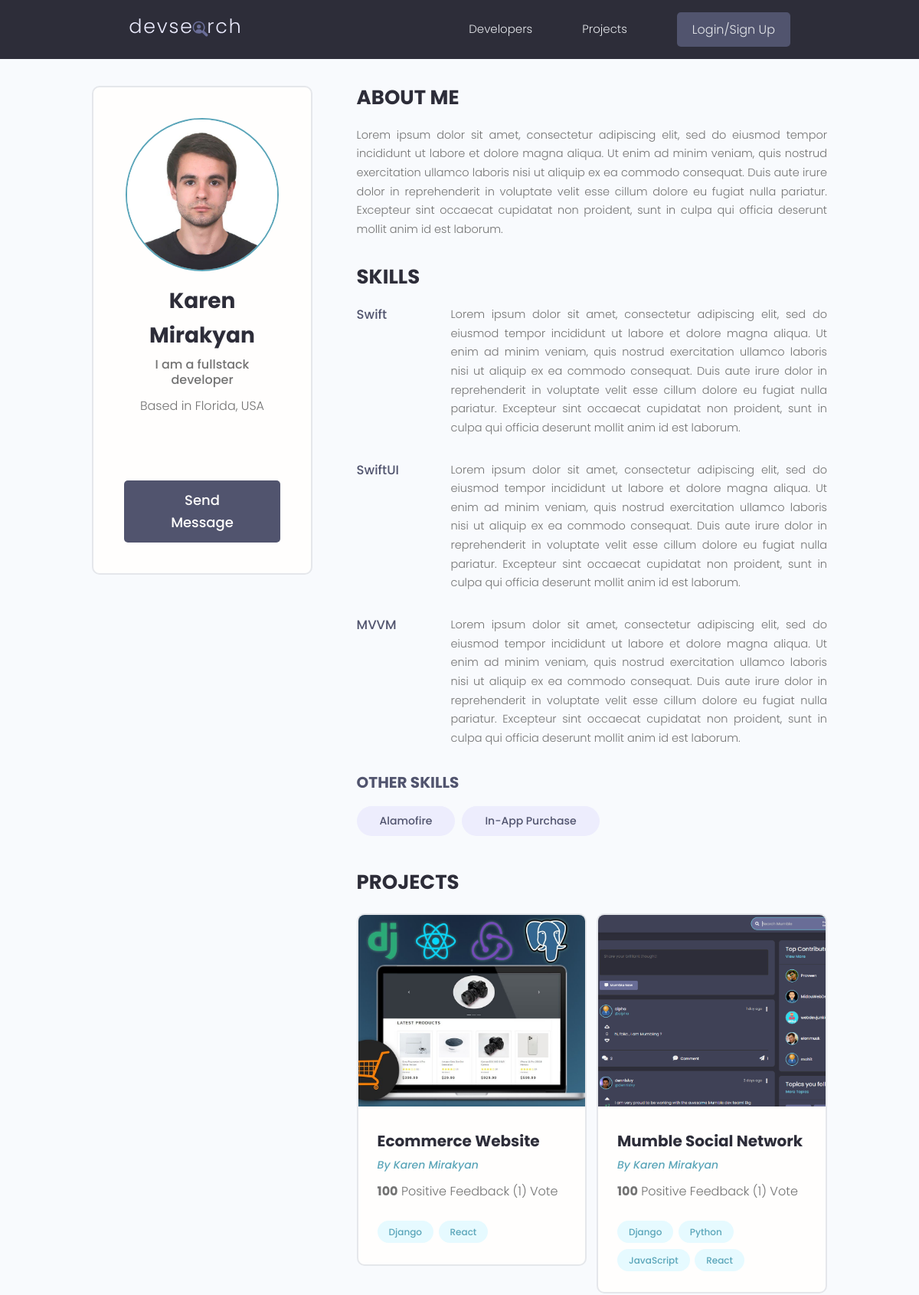
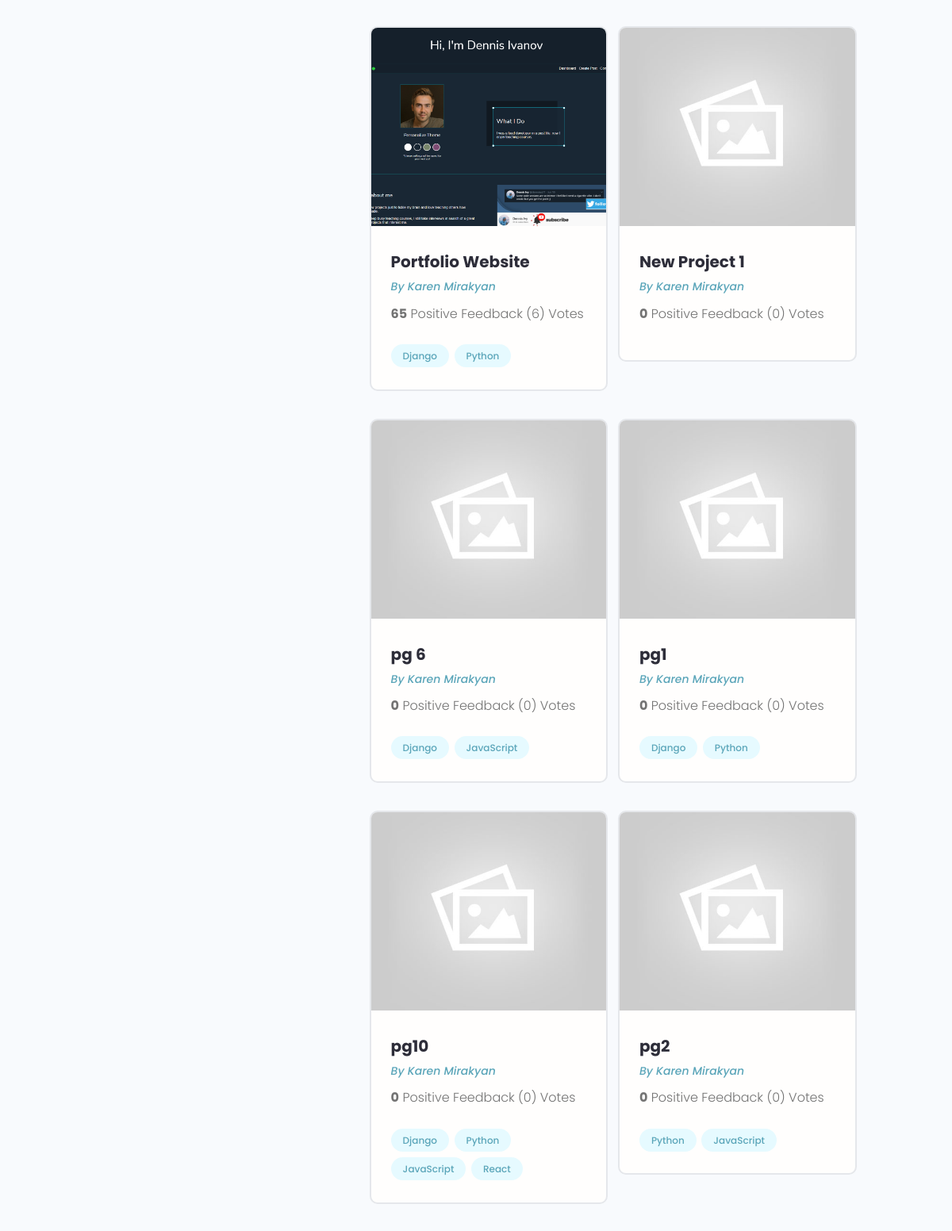
The app's page /profile/3905211a-4f1d-4c95-ab9e-5b3ab9a7428e/ (upper part) with its own data (2 pictures, top to bottom).
### users/models.py (models this page shows, shortened)
class Profile(models.Model):
    user = models.OneToOneField(User, on_delete=models.CASCADE, null=True, blank=True)
    name = models.CharField(max_length=200, blank=True, null=True)
    username = models.CharField(max_length=200, blank=True, null=True)
    location = models.CharField(max_length=200, blank=True, null=True)
    email = models.EmailField(max_length=200, blank=True, null=True)
    short_intro = models.CharField(max_length=200, blank=True, null=True)
    bio = models.TextField(blank=True, null=True)
    profile_image = models.ImageField(null=True, blank=True, upload_to='profiles/', default='profiles/user-default.png')
    social_github = models.CharField(max_length=200, blank=True, null=True)
    social_twitter = models.CharField(max_length=200, blank=True, null=True)
    social_linkedin = models.CharField(max_length=200, blank=True, null=True)
    social_youtube = models.CharField(max_length=200, blank=True, null=True)
    social_website = models.CharField(max_length=200, blank=True, null=True)
    created = models.DateTimeField(auto_now_add=True)
    id = models.UUIDField(default=uuid.uuid4, unique=True, primary_key=True, editable=False)

class Skill(models.Model):
    owner = models.ForeignKey(Profile, on_delete=models.CASCADE, null=True, blank=True)
    name = models.CharField(max_length=200, blank=True, null=True)
    description = models.TextField(blank=True, null=True)
    created = models.DateTimeField(auto_now_add=True)
    id = models.UUIDField(default=uuid.uuid4, unique=True, primary_key=True, editable=False)
    def __str__(self):
        return str(self.name)

### projects/models.py (models this page shows, shortened)
class Project(models.Model):
    id = models.UUIDField(default=uuid.uuid4, unique=True, primary_key=True, editable=False)
    owner = models.ForeignKey(Profile, null=True, blank=True, on_delete=models.SET_NULL)
    title = models.CharField(max_length=200)
    description = models.TextField(null=True, blank=True)
    featured_image = models.ImageField(null=True, blank=True, default='default.jpg')
    demo_link = models.CharField(max_length=2000, null=True, blank=True)
    source_link = models.CharField(max_length=2000, null=True, blank=True)
    tags = models.ManyToManyField('Tag', blank=True)
    vote_total = models.IntegerField(default=0, null=True, blank=True)
    vote_ratio = models.IntegerField(default=0, null=True, blank=True)
    created = models.DateTimeField(auto_now_add=True)
    class Meta:
        ordering = ['-vote_ratio', '-vote_total', 'title']

class Tag(models.Model):
    name = models.CharField(max_length=200)
    created = models.DateTimeField(auto_now_add=True)
    id = models.UUIDField(default=uuid.uuid4, unique=True, primary_key=True, editable=False)
    def __str__(self):
        return self.name

### users/views.py (the view)
# urls.py: path('profile/<str:pk>/', views.user_profile, name='user-profile'),
def user_profile(request, pk):
    profile = Profile.objects.get(id=pk)
    top_skills = profile.skill_set.exclude(description__exact='')
    other_skills = profile.skill_set.filter(description='')
    context = {
        'profile': profile,
        'top_skills': top_skills,
        'other_skills': other_skills
    }
    return render(request, 'users/user-profile.html', context)

### users/templates/users/user-profile.html (shortened to what this page needs)
{% extends 'main.html' %}
{% block content %}
      <main class="profile my-md">
    <div class="container">
      <div class="layout">
        <div class="column column--1of3">
          <div class="card text-center">
            <div class="card__body dev">
              <img class="avatar avatar--xl" src="{{ profile.profile_image.url }}" />
              <h2 class="dev__name">{{ profile.name }}</h2>
              <p class="dev__title">{{ profile.short_intro }}</p>
              <p class="dev__location">Based in {{ profile.location }}</p>
              <ul class="dev__social">
              </ul>
            {% if request.user.profile.id != profile.id %}
              <a href="{% url 'create-message' profile.id %}" class="btn btn--sub btn--lg">Send Message </a>
            {% endif %}
            </div>
          </div>
        </div>
        <div class="column column--2of3">
          <div class="devInfo">
            <h3 class="devInfo__title">About Me</h3>
            <p class="devInfo__about">
              {{ profile.bio }}
            </p>
          </div>
          <div class="devInfo">
            <h3 class="devInfo__title">Skills</h3>
            <div class="devInfo__skills">
                {% for skill in top_skills %}
                    <div class="devSkill">
                        <h4 class="devSkill__title">{{ skill.name }}</h4>
                        <p class="devSkill__info">
                            {{ skill.description }}
                        </p>
                    </div>
                {% endfor %}
              <h3 class="devInfo__subtitle">Other Skills</h3>
              <div class="devInfo__otherSkills">
                  {% for skill in other_skills %}
                      <span class="tag tag--pill tag--sub tag--lg">
                        <small>{{ skill }}</small>
                      </span>
                  {% endfor %}
              </div>
            </div>
          </div>
          <div class="devInfo">
            <h3 class="devInfo__title">Projects</h3>
            <div class="grid grid--two">
                {% for project in profile.project_set.all %}
                  <div class="column">
                    <div class="card project">
                      <a href="{% url 'project' project.id %}" class="project">
                        <img class="project__thumbnail" src="{{ project.featured_image.url}}" alt="project thumbnail" />
                        <div class="card__body">
                          <h3 class="project__title">{{ project.title }}</h3>
                          <p><a class="project__author" href="{% url 'user-profile' profile.id %}">By {{ profile.name }}</a></p>
                          <p class="project--rating">
                            <span style="font-weight: bold;">{{ project.vote_ratio }}</span> Positive
                            Feedback ({{ project.vote_total}}) Vote{{ project.vote_total|pluralize:'s' }}
                          </p>
                          <div class="project__tags">
                              {% for tag in project.tags.all %}
                                  <span class="tag tag--pill tag--main">
                                    <small>{{ tag }}</small>
                                  </span>
                              {% endfor %}
                          </div>
                        </div>
                      </a>
                    </div>
                  </div>
                {% endfor %}
            </div>
          </div>
        </div>
      </div>
    </div>
  </main>
{% endblock %}

### static/styles/app.css (style rules this page uses)
:root { --color-sub: #2d2d39; }
.btn--sub { background-color: var(--color-sub-light); }
.card { border: 2px solid var(--color-light); }
img { width: 100%; }
.profile .card > .dev { padding: 4rem; }
.dev__name { color: var(--color-sub); font-size: 2.8rem; font-weight: 700; margin-top: 1rem; margin-bottom: 0.5rem; }
.dev__title { font-size: 1.6rem; font-weight: 500; line-height: 1.3; }
.dev__location { margin-top: 1rem; }
.dev__social { margin: 3rem 0; list-style: none; display: flex; justify-content: center; gap: 1.5rem; }
.devInfo { margin-bottom: 3rem; }
.devInfo__title, .devInfo__subtitle { font-size: 2.6rem; color: var(--color-sub); text-transform: uppercase; font-weight: 700; margin-bottom: 1.5rem; }
.devInfo__subtitle { font-size: 2rem; color: var(--color-sub-light); }
.devInfo__about, .devSkill__info { font-size: 1.45rem; line-height: 1.7; text-align: justify; }
.devSkill { margin-bottom: 3rem; }
.devSkill__title { font-size: 1.65rem; font-weight: 500; color: var(--color-sub-light); }
@media screen and (min-width: 700px) { .devSkill { display: flex; justify-content: space-between; gap: 3rem; } }
@media screen and (min-width: 700px) { .devSkill__info { flex-basis: 80%; } }
.project__author { font-size: 1.4rem; font-style: italic; }
.project--rating { margin-bottom: 1.6em; margin-top: .5em; }
.project__thumbnail { height: 25rem; object-fit: cover; object-position: top center; }
.project__title { font-size: 2rem; font-weight: 700; color: var(--color-sub); }

### static/uikit/styles/modules/_variables.css (style rules this page uses)
:root { --color-main: #5aa5b9; --color-main-light: #e6faff; --color-sub: #3f4156; --color-sub-light: #51546e; --color-sub-lighter: #ededfd; --color-text: #737373; --color-gray: #8b8b8b; --color-light: #e5e7eb; --color-light-gray: #767676; --color-bg: #f8fafd; --color-white: #fffefd; --color-white-light: #f3f3f3; --color-success: #359e64; --color-success-bg: #def8e8; --color-error: #fc4b0b; --color-error-bg: #fff2ee; --font-base: 'Poppins', arial, helvetica, 'Segoe UI', roboto, ubuntu, sans-serif; --font-monospace: 'Fira Code', 'Courier New', courier, monospace; --font-regular: 300; --font-medium: 500; --font-bold: 700; --generic-shadow: 1px 1px 5px #00000010; --generic-transition: all 0.3s ease-in-out; }

### static/uikit/styles/modules/_base.css (style rules this page uses)
* { margin: 0; padding: 0; box-sizing: border-box; text-rendering: optimizeLegibility; color: inherit; font-size: inherit; }
html { font-size: 50%; }
@media only screen and (min-width: 480px) { html { font-size: 56.25%; } }
@media only screen and (min-width: 1200px) { html { font-size: 62.5%; } }
body { line-height: 1.6; font-weight: 400; font-size: 1.5rem; color: var(--color-text); background-color: var(--color-bg); min-height: 100vh; }

### static/uikit/styles/modules/_typography.css (style rules this page uses)
* { font-family: var(--font-base); }
h2 { font-size: 3.6rem; font-weight: var(--font-bold); }
h3 { font-size: 3.2rem; font-weight: var(--font-medium); }
h4 { font-size: 2.8rem; font-weight: var(--font-medium); }
p, span, strong { font-size: 1.6rem; color: var(--color-text); font-weight: var(--font-regular); }
a { padding-bottom: 2px; text-decoration: none; display: inline-block; color: var(--color-main); font-weight: var(--font-medium); }

### static/uikit/styles/modules/_utilities.css (style rules this page uses)
.container { width: 92%; max-width: 165rem; margin: 0 auto; box-sizing: border-box; }
@media screen and (min-width: 1000px) { .container { width: 90%; } }
@media screen and (min-width: 1200px) { .container { width: 80%; } }
.text-center { text-align: center; }
.my-md { margin: 3rem auto; }

### static/uikit/styles/modules/_avatar.css (style rules this page uses)
.avatar { border-radius: 50%; border: 2px solid var(--color-main); object-fit: cover; }
.avatar--xl { height: 20rem; width: 20rem; }

### static/uikit/styles/modules/_button.css (style rules this page uses)
.btn { display: inline-block; position: relative; cursor: pointer; background-color: var(--color-light); font-weight: var(--font-medium); color: var(--color-sub); text-decoration: none; padding: 1rem 2rem; border-radius: 0.5rem; border: none; width: -webkit-fit-content; width: -moz-fit-content; width: fit-content; height: -webkit-fit-content; height: -moz-fit-content; height: fit-content; font-size: 1.6rem; outline-width: 0; outline-color: transparent; -webkit-backface-visibility: hidden; backface-visibility: hidden; transition: all 0.3s ease-in-out; }
.btn--sub { background-color: var(--color-sub); color: var(--color-white); }
.btn--lg { font-size: 1.8rem; padding: 1.2rem 4.5rem; }

### static/uikit/styles/modules/_card.css (style rules this page uses)
.card { border-radius: 1rem; background-color: var(--color-white); border: 1.5px solid var(--color-light); width: auto; height: auto; margin-top: 0.5rem; margin-bottom: 0.5rem; overflow: hidden; }
.card__body, .card__header { padding: 2rem 2.5rem; }

### records on screen
Profile: profile_image (picture), name "Karen Mirakyan", short_intro "I am a fullstack developer", location "Florida, USA", bio "Lorem ipsum dolor sit amet, consectetur adipiscing elit, sed do eiusmod tempor incididunt ut labore et dolore magna aliqua. Ut enim ad minim veniam, quis nostrud exercitation ullamco laboris nisi ut aliquip ex ea commodo consequat. Duis aute irure dolor in reprehenderit in voluptate velit esse cillum dolore eu fugiat nulla pariatur. Excepteur sint occaecat cupidatat non proident, sunt in culpa qui officia deserunt mollit anim id est laborum."
Skill: name "Swift", description "Lorem ipsum dolor sit amet, consectetur adipiscing elit, sed do eiusmod tempor incididunt ut labore et dolore magna aliqua. Ut enim ad minim veniam, quis nostrud exercitation ullamco laboris nisi ut aliquip ex ea commodo consequat. Duis aute irure dolor in reprehenderit in voluptate velit esse cillum dolore eu fugiat nulla pariatur. Excepteur sint occaecat cupidatat non proident, sunt in culpa qui officia deserunt mollit anim id est laborum."
Skill: name "SwiftUI", description "Lorem ipsum dolor sit amet, consectetur adipiscing elit, sed do eiusmod tempor incididunt ut labore et dolore magna aliqua. Ut enim ad minim veniam, quis nostrud exercitation ullamco laboris nisi ut aliquip ex ea commodo consequat. Duis aute irure dolor in reprehenderit in voluptate velit esse cillum dolore eu fugiat nulla pariatur. Excepteur sint occaecat cupidatat non proident, sunt in culpa qui officia deserunt mollit anim id est laborum."
Skill: name "MVVM", description "Lorem ipsum dolor sit amet, consectetur adipiscing elit, sed do eiusmod tempor incididunt ut labore et dolore magna aliqua. Ut enim ad minim veniam, quis nostrud exercitation ullamco laboris nisi ut aliquip ex ea commodo consequat. Duis aute irure dolor in reprehenderit in voluptate velit esse cillum dolore eu fugiat nulla pariatur. Excepteur sint occaecat cupidatat non proident, sunt in culpa qui officia deserunt mollit anim id est laborum."
Skill: name "Alamofire"
Skill: name "In-App Purchase"
Project: featured_image (picture), title "Ecommerce Website", vote_ratio "100", vote_total "1"
Tag: name "Django"
Tag: name "React"
Project: featured_image (picture), title "Mumble Social Network", vote_ratio "100", vote_total "1"
Tag: name "Python"
Tag: name "JavaScript"
Project: featured_image (picture), title "Portfolio Website", vote_ratio "65", vote_total "6"
Project: featured_image (placeholder picture), title "New Project 1", vote_ratio "0", vote_total "0"
Project: featured_image (placeholder picture), title "pg 6", vote_ratio "0", vote_total "0"
Project: featured_image (placeholder picture), title "pg1", vote_ratio "0", vote_total "0"
Project: featured_image (placeholder picture), title "pg10", vote_ratio "0", vote_total "0"
Project: featured_image (placeholder picture), title "pg2", vote_ratio "0", vote_total "0"
